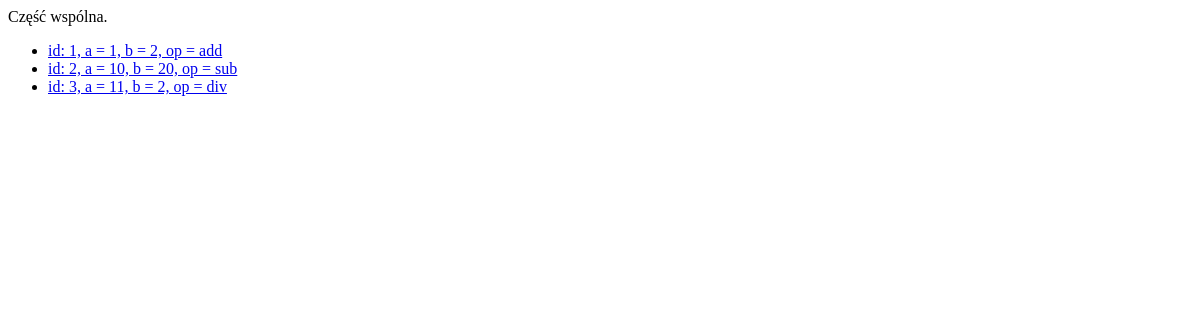
The page /maths/histories/ on the database as committed earlier.
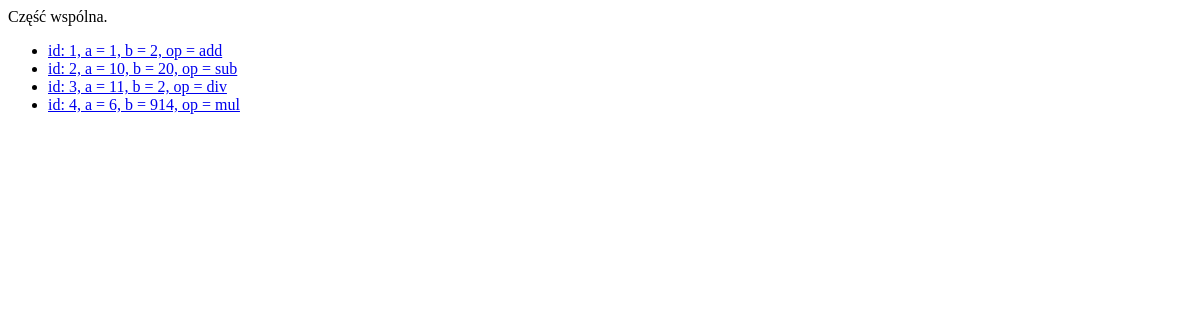
The same page on the database as committed later.
### maths/models.py (models this page shows)
class Math(models.Model):
    operation = models.CharField(max_length=5, choices=OPERATION_CHOICES)
    a = models.IntegerField()
    b = models.IntegerField()
    created = models.DateTimeField(auto_now_add=True)
    result = models.ForeignKey(
        'maths.Result',
        on_delete=models.CASCADE,
        null=True,
        blank=True
    )
    def __str__(self):
        return f"id: {self.id}, a = {self.a}, b = {self.b}, op = {self.operation}"

### maths/views.py (the view)
# urls.py: path('histories/', maths_list, name='list'),
def maths_list(request):
    maths = Math.objects.all()
    return render(
        request=request,
        template_name="maths/list.html",
        context={"maths": maths}
    )

### maths/templates/maths/list.html (shortened to what this page needs)
{% extends "maths/main.html" %}
{% block content %}
   <ul>
       {% for m in maths %}
           <li><a href="{% url "maths:details" m.id %}">{{ m }}</a></li>
       {% endfor %}
   </ul>
{% endblock %}

Rows that differ between the two databases and show on the page:
added Math: id+a+b "id: 4, a = 6, b = 914, op = mul"
